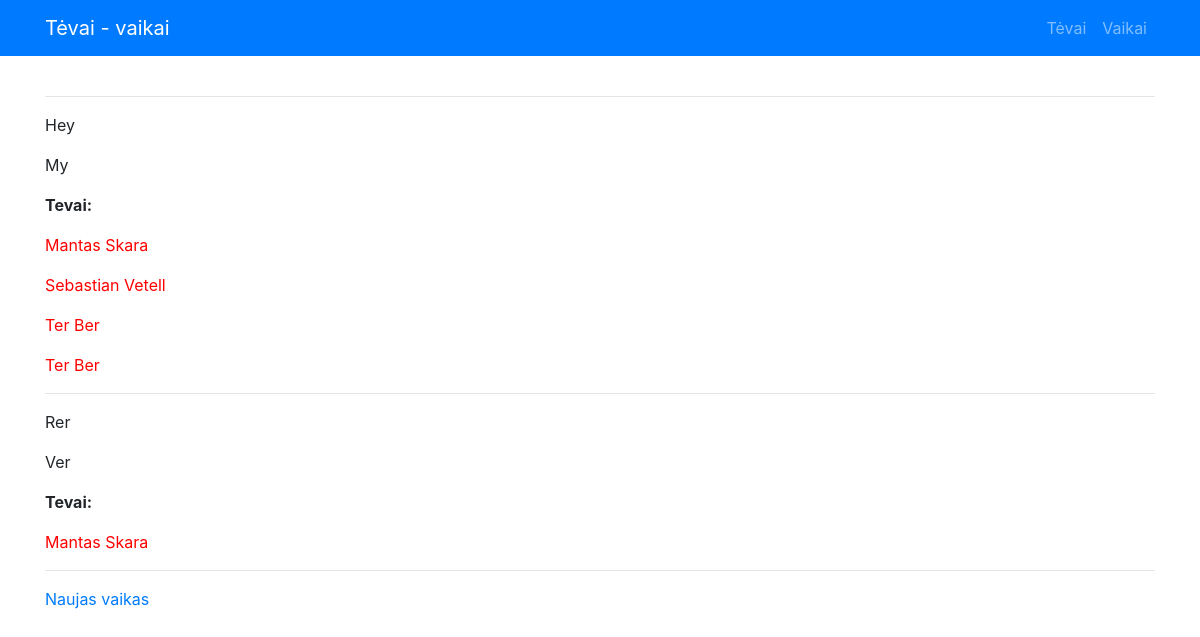
Page /vaikai on the earlier database version.
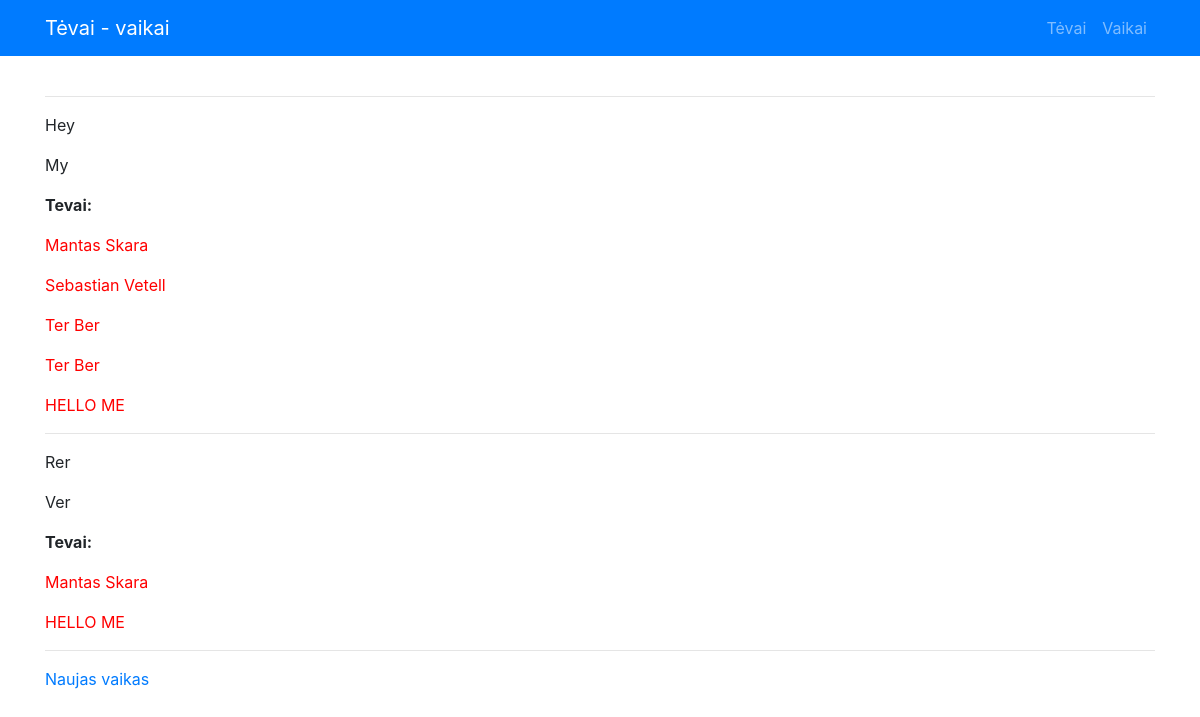
Same page on the later database version.
### app.py (models this page shows)
class Vaikas(db.Model):
    __tablename__ = 'vaikas'
    id = db.Column(db.Integer, primary_key=True)
    vardas = db.Column("Vardas", db.String)
    pavarde = db.Column("Pavardė", db.String)
    tevai = db.relationship("Tevas", secondary=association_table,
                         back_populates="vaikai")

class Tevas(db.Model):
    __tablename__ = 'tevas'
    id = db.Column(db.Integer, primary_key=True)
    vardas = db.Column("Vardas", db.String)
    pavarde = db.Column("Pavardė", db.String)
    vaikai = db.relationship("Vaikas", secondary=association_table,
                          back_populates="tevai")

### app.py (the view)
@app.route("/vaikai")
def children():
    try:
        visi_vaikai = Vaikas.query.all()
    except:
        visi_vaikai = []
    return render_template("vaikai.html", visi_vaikai=visi_vaikai)

### templates/vaikai.html
{% extends "base.html" %} {% block content %} {% if visi_vaikai %} {% for vaikas
in visi_vaikai %}
<hr />
<p>{{vaikas.vardas}}</p>
<p>{{vaikas.pavarde}}</p>
{% if vaikas.tevai %}
<p><strong>Tevai:</strong></p>
{% for tevas in vaikas.tevai %}
<p><span style="color:red">{{tevas.vardas}} {{tevas.pavarde}}</span></p>
{% endfor %} {% endif %} {% endfor %} {% endif %}
<hr />
<p><a href="{{ url_for('new_child')}}">Naujas vaikas</a></p>
{% endblock %}

Differences in the rows shown:
added Tevas: vardas "HELLO", pavarde "ME"
